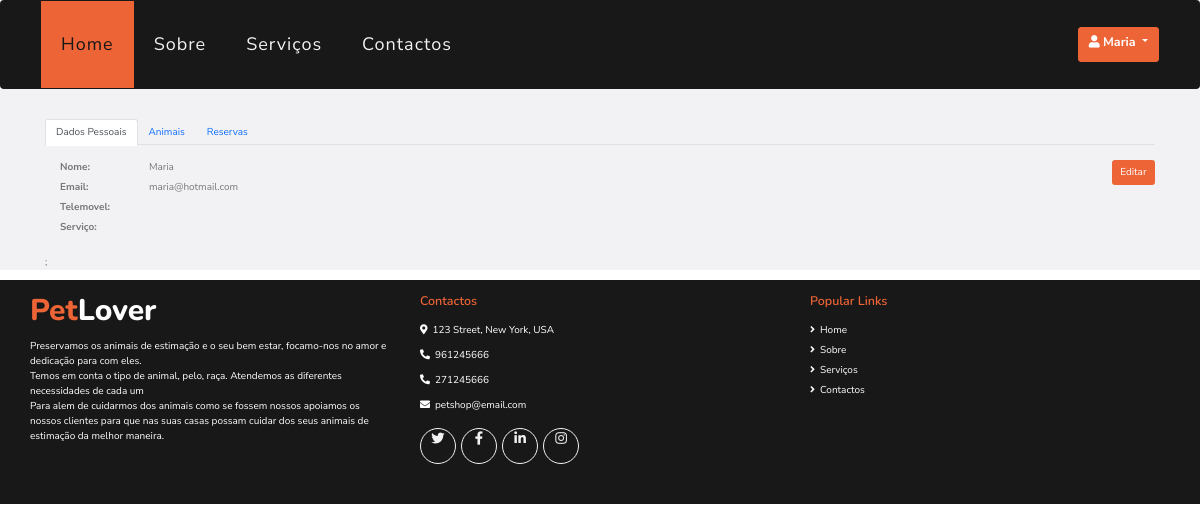
The app's page /paginas/dadospessoais.php (signed in), older data.
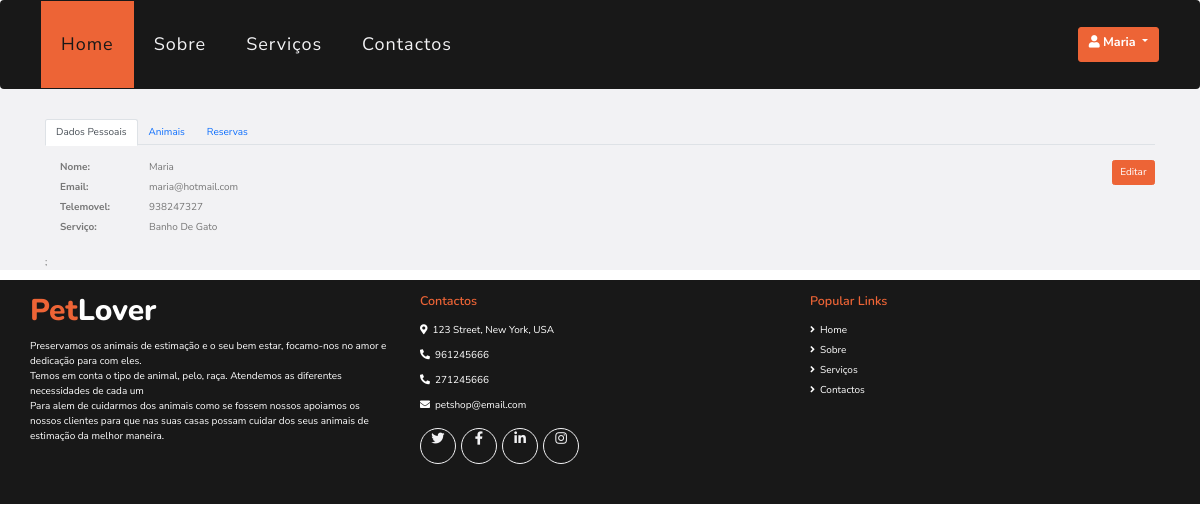
The same page, newer data.
### tables this page shows
CREATE TABLE `servicosfuncionarios` (
  `id` int(11) NOT NULL,
  `funcionario` int(11) NOT NULL,
  `servico` int(11) NOT NULL
);

CREATE TABLE `servicos` (
  `id` int(11) NOT NULL,
  `nome` text NOT NULL,
  `descricao` text NOT NULL,
  `duracao` int(11) NOT NULL,
  `preco` int(11) NOT NULL,
  `imagem` varchar(60) NOT NULL
);

### paginas/dadospessoais.php (the view, shortened to what this page needs)
<!DOCTYPE html>
<html>
<?php
require 'head.php';
$servicoFuncionario = mysqli_query($conn, "SELECT * FROM servicos s
                                            JOIN servicosfuncionarios sf
                                            ON s.id = sf.servico AND
                                            sf.funcionario='". $_SESSION["id"] . "'");
?>
<body>
    <?php require 'header.php'; ?>
    <div class="container-fluid bg-light pt-5">
        <div class="container">
            <?php
            if (!isset($_SESSION["nome"])) {
                echo '<meta http-equiv="refresh" content="0; url=index.php">';
            } else { ?>
                <ul class="nav nav-tabs" id="myTab" role="tablist">
                    <li class="nav-item" role="presentation">
                        <button class="nav-link active" id="dados-tab" data-bs-toggle="tab" href="#dados" type="button" role="tab" aria-controls="dados" aria-selected="true"> Dados Pessoais
                    </li>
                    <li class="nav-item" role="presentation">
                        <button class="nav-link" id="animais-tab" data-bs-toggle="tab" data-bs-target="#animais" type="button" role="tab" aria-controls="animais-tab" aria-selected="false">Animais</button>
                    </li>
                    <li class="nav-item" role="presentation">
                        <button class="nav-link" id="reservas-tab" data-bs-toggle="tab" data-bs-target="#reservas" type="button" role="tab" aria-controls="reservas-tab" aria-selected="false">Reservas</button>
                    </li>
                </ul>
                <div class="tab-content" id="myTabContent">
                    <div class="tab-pane fade show active opacity-100 py-4" id="dados" role="tabpanel" aria-labelledby="dados-tab">
                        <a type="button" class="btn btn-primary float-right" href="editardados.php">Editar</a>
                        <div class="row justify-content-center ">
                            <div class="col-1">
                                <label class="font-weight-bold"> Nome: </label>
                            </div>
                            <div class="col-11 align-self-center">
                                <label class='text-capitalize font-weight-normal'> <?php echo $_SESSION['nome'] ?> </label>
                            </div>
                            <div class="col-1 align-self-center">
                                <label class="font-weight-bold"> Email: </label>
                            </div>
                            <div class="col-11">
                                <label class="font-weight-normal"> <?php echo $_SESSION['email'] ?> </label>
                            </div>
                            <div class="col-1 align-self-center">
                                <label class="font-weight-bold"> Telemovel: </label>
                            </div>
                            <div class="col-11">
                                <label class="font-weight-normal"> <?php echo $_SESSION['telemovel'] ?> </label>
                            </div>
                            <?php
                            if ($_SESSION['tipo'] == 'funcionario') {
                                echo '
                        <div class="col-1">
                            <label class="font-weight-bold"> Serviço: </label>
                        </div>
                        <div class="col-11">';
                                while ($servicoFuncionarioInfo = mysqli_fetch_array($servicoFuncionario)) {
                                        echo '<label class="text-capitalize font-weight-normal""> ' .  $servicoFuncionarioInfo['nome'] . '</label> <br>';
                                }
                            }
                            echo '</div>';
                            ?>
                        </div>
                    </div>
        </div>;
    <?php } ?>
    </div>
    </div>
    <?php require "footer.php"; ?>
</body>
</html>

### paginas/head.php (shortened to what this page needs)
<head>
    <link href="https://cdnjs.cloudflare.com/ajax/libs/font-awesome/5.10.0/css/all.min.css" rel="stylesheet">
    <link href="https://cdn.jsdelivr.net/npm/bootstrap@5.3.0-alpha3/dist/css/bootstrap.min.css" rel="stylesheet">
    <link rel="stylesheet" href="https://maxcdn.bootstrapcdn.com/bootstrap/3.4.1/css/bootstrap.min.css">
    <link href="style.css" rel="stylesheet">
</head>

### paginas/header.php (shortened to what this page needs)
<header>
    <div class="container-fluid p-0">
        <nav class="navbar navbar-expand-lg bg-dark navbar-dark py-3 py-lg-0 px-lg-5 mb-0">
            <div class="collapse navbar-collapse justify-content-between px-3" id="navbarCollapse">
                <div class="navbar-nav mr-auto py-0">
                    <a href="index.php" class="nav-item nav-link active">Home</a>
                    <a href="sobre.php" class="nav-item nav-link">Sobre</a>
                    <a href="servicos.php" class="nav-item nav-link">Serviços</a>
                    <a href="contactos.php" class="nav-item nav-link">Contactos</a>
                </div>
                <?php
                if (isset($_SESSION['nome'])) {
                    echo '
                    <a  class="btn btn-lg btn-primary px-3 d-none d-lg-block nav-link dropdown-toggle"
                    data-toggle="dropdown" href="#"   aria-haspopup="true" aria-expanded="false">
                        <i class="fas fa-user"></i>
                        <label class="text-capitalize"> '  . $_SESSION['nome'] . ' </label>
                    </a>
                    <div class="dropdown-menu dropdown-menu-right bg-black mx-5"  aria-labelledby="dropdownMenuLink">
                        <a class="dropdown-item text-light" href="dadospessoais.php">Dados Pessoais</a>
                        <a class="dropdown-item text-light" href="verreservas.php">Reservas</a>
                        ';
                    echo '
                        <div class="dropdown-divider"></div>
                        <a class="dropdown-item text-light" href="logout.php">Logout</a>
                        </div>';
                } else {
                    echo ' <a href="login.php" class="btn btn-lg btn-primary px-3 d-none d-lg-block">Login</a> ';
                }
                ?>
        </nav>
    </div>
</header>

### paginas/footer.php (shortened to what this page needs)
<div class="container-fluid bg-dark text-white mt-3 py-3 px-sm-3 px-md-5">
    <div class="row pt-1">
        <div class="col-lg-4 col-md-12 mb-5">
            <h1 class="mb-3 display-5 text-capitalize text-white"><span class="text-primary">Pet</span>Lover</h1>
            <p class="m-0"> Preservamos os animais de estimação e o seu bem estar, focamo-nos no amor e dedicação para com eles. </p>
            <p class="m-0"> Temos em conta o tipo de animal, pelo, raça. Atendemos as diferentes necessidades de cada um</p>
            <p class="m-0"> Para alem de cuidarmos dos animais como se fossem nossos apoiamos os nossos clientes para que nas suas casas possam cuidar dos seus animais de estimação da melhor maneira.</p>
        </div>
        <div class="col-lg-8 col-md-12">
            <div class="row">
                <div class="col-md-6 mb-5">
                    <h5 class="text-primary mb-4">Contactos</h5>
                    <p><i class="fa fa-map-marker-alt mr-2"></i>123 Street, New York, USA</p>
                    <p><i class="fa fa-phone-alt mr-2"></i>961245666</p>
                    <p><i class="fa fa-phone-alt mr-2"></i>271245666</p>
                    <p><i class="fa fa-envelope mr-2"></i>petshop@email.com</p>
                    <div class="d-flex justify-content-start mt-4">
                        <a class="btn btn-outline-light rounded-circle text-center mr-2 px-0" style="width: 36px; height: 36px;" href="#"><i class="fab fa-twitter fa-lg"></i></a>
                        <a class="btn btn-outline-light rounded-circle text-center mr-2 px-0" style="width: 36px; height: 36px;" href="#"><i class="fab fa-facebook-f fa-lg"></i></a>
                        <a class="btn btn-outline-light rounded-circle text-center mr-2 px-0" style="width: 36px; height: 36px;" href="#"><i class="fab fa-linkedin-in fa-lg"></i></a>
                        <a class="btn btn-outline-light rounded-circle text-center mr-2 px-0" style="width: 36px; height: 36px;" href="#"><i class="fab fa-instagram fa-lg"></i></a>
                    </div>
                </div>
                <div class="col-md-6 mb-5">
                    <h5 class="text-primary mb-4">Popular Links</h5>
                    <div class="d-flex flex-column justify-content-start">
                        <a class="text-white mb-2" href="index.php"><i class="fa fa-angle-right mr-2"></i>Home</a>
                        <a class="text-white mb-2" href="sobre.php"><i class="fa fa-angle-right mr-2"></i>Sobre</a>
                        <a class="text-white mb-2" href="servicos.php"><i class="fa fa-angle-right mr-2"></i>Serviços</a>
                        <a class="text-white" href="contactos.php"><i class="fa fa-angle-right mr-2"></i>Contactos</a>
                    </div>
                </div>
            </div>
        </div>
    </div>
</div>

Row changes from the older to the newer data that the page shows:
added servicosfuncionarios: servico.nome "Banho De Gato"
Text that changed along with them:
$_SESSION['telemovel']: (not shown) → "938247327"
